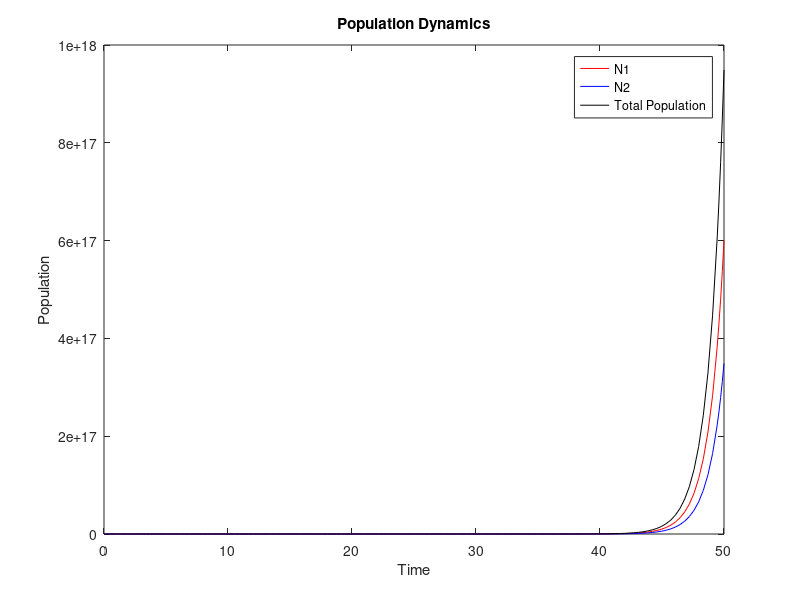

Here is the MATLAB script that generated this plot:
% Parameters (example values)
r1 = 1; r2 = 0.5;
omega12 = 0.3; omega21 = 0.2;

% Time span and initial conditions
tspan = [0 50];
N0 = [1; 1]; % Initial populations

% Define the system of ODEs
dNdt = @(t, N) [r1*N(1) - omega12*N(1) + omega21*N(2);
                 r2*N(2) - omega21*N(2) + omega12*N(1)];

% Solve the system using ode45
[t, N] = ode45(dNdt, tspan, N0);

% Total population
Y = sum(N, 2);

% Plot results
figure;
plot(t, N(:,1), '-r', 'DisplayName', 'N1');
hold on;
plot(t, N(:,2), '-b', 'DisplayName', 'N2');
plot(t, Y, '-k', 'DisplayName', 'Total Population');
xlabel('Time');
ylabel('Population');
legend;
title('Population Dynamics');
